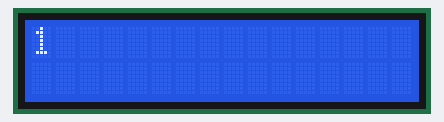
A sketch run on a simulated Arduino Uno, built with avr-gcc and run on an emulated ATmega328P. Shown: 16×2 character LCD.

Above: at 0.1 s.
At 1.1 s:
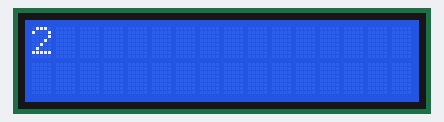
At 2.1 s:
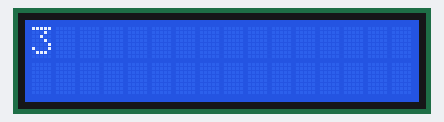
At 4.1 s:
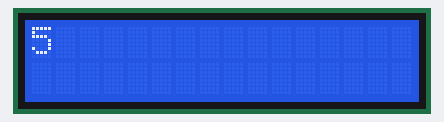
At 6.1 s:
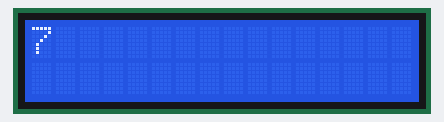
At 9.1 s:
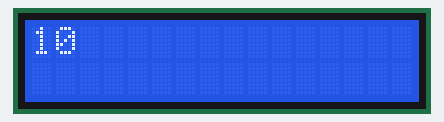

Measured:
- what the display in image 1 shows lasts 1.0 s, from 1.1 s to 2.1 s

The sketch:

Begin_LCD_project.ino
```cpp
#include<LiquidCrystal.h>
LiquidCrystal LCD(12,11,2,3,4,5);


void setup() {
  LCD.begin(16,2);

  for(int i=1 ; i<=10; i=i+1)
  {
    LCD.setCursor(0,0);
    LCD.print(i);
    delay(1000);
  }

}

void loop() {


}
```
